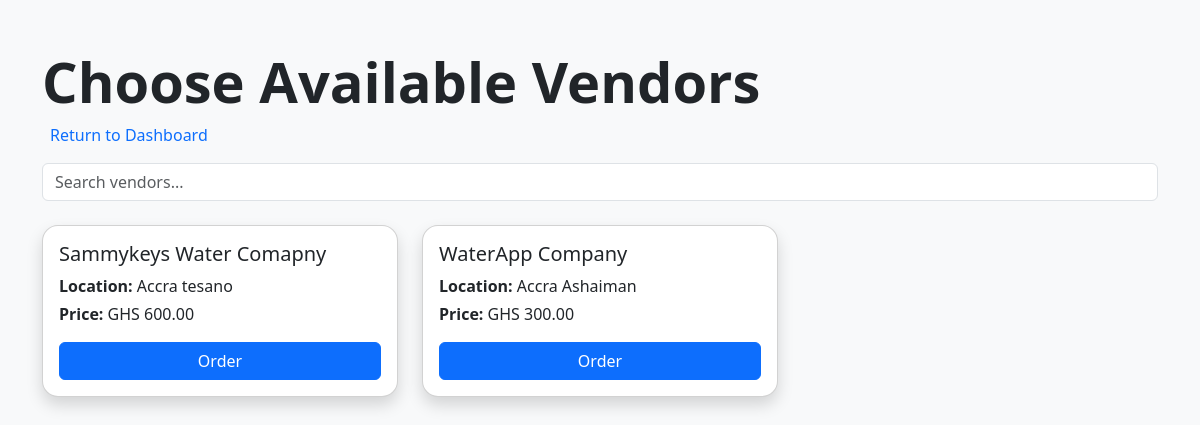
/customer/vendors/ (signed in), run on an earlier commit of the app's database.
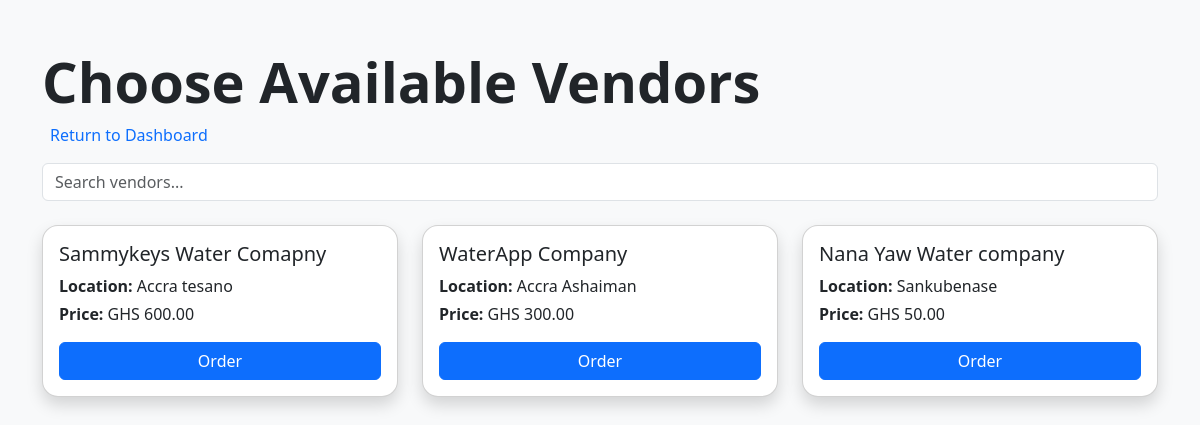
And on a later commit of the database.
### authentication/models.py (models this page shows, shortened)
class Vendor(models.Model):
    vendor_id = UniqueIDField(primary_key=True, editable=False, unique=True)
    user = models.OneToOneField(User, on_delete=models.CASCADE, related_name="vendor_profile")
    business_name = models.CharField(max_length=100)
    location = models.CharField(max_length=255)
    price_per_liter = models.DecimalField(max_digits=10, decimal_places=2)
    status = models.CharField(max_length=10, choices=DESCIPLINE_CHOICES, default='Active')

### authentication/views.py (the view, shortened to what this page needs)
# urls.py: path('customer/vendors/', Vendors.as_view(), name='vendors'),
@method_decorator((login_required, customer_required), name='dispatch')
class Vendors(View):
    template_name = 'customer/test/order_form.html'
    def get(self,request,*args,**kwargs):
        query = request.GET.get('q')  # <-- get search query from URL
        if query:
            vendors = Vendor.objects.filter(
                Q(name__icontains=query) |
                Q(location__icontains=query) |
                Q(phone__icontains=query)
            )
        else:
           vendors = Vendor.objects.all()
        form = OrderForm()
        context = {'vendors': vendors, 'form': form}
        return render(request, self.template_name,context)

### authentication/forms.py (shortened to what this page needs)
class OrderForm(forms.ModelForm):
    class Meta:
        model = Order
        fields = [
            'customer',
            'vendor',
            'payment_method',
            'litres',
            'tank_type',
        ]
        widgets = {
            'payment_method': forms.Select(attrs={'class': 'form-control'}),
            'tank_type': forms.Select(attrs={'class': 'form-control'}),
            'litres': forms.TextInput(attrs={'class': 'form-control', 'placeholder': 'Enter number of litres'}),
            'customer': forms.Select(attrs={'class': 'form-control'}),
            'vendor': forms.Select(attrs={'class': 'form-control'}),
        }

### packages/id_generator.py (called while the page is built)
def uniqueID():
    random_numbers = [str(random.randint(0, 9)) for _ in range(10)]
    return ''.join(random_numbers)

### templates/customer/test/order_form.html (shortened to what this page needs)
<!DOCTYPE html>
<html lang="en">
<head>
  <link href="https://cdn.jsdelivr.net/npm/bootstrap@5.3.0/dist/css/bootstrap.min.css" rel="stylesheet">
</head>
<body class="bg-light">
<div class="container py-5">
    <h1 class="fw-bold display-4 fade-in">Choose Available Vendors</h1>
    <a href="{% url 'customer_dashboard' %}" class="nav-link active text-primary mb-3">Return to Dashboard</a>
    <div class="mb-4">
      <input type="text" id="searchInput" class="form-control" placeholder="Search vendors...">
    </div>
    <div class="row" id="vendorList">
      {% for vendor in vendors %}
      <div class="col-md-4 mb-4 vendor-item">
        <div class="card p-3 shadow vendor-card">
          <h5 class="card-title">{{ vendor.business_name }}</h5>
          <p class="card-text mb-1"><strong>Location:</strong> {{ vendor.location }}</p>
          <p class="card-text"><strong>Price:</strong> GHS {{ vendor.price_per_liter }}</p>
          <button class="btn btn-primary w-100" onclick="openOrderModal('{{ vendor.vendor_id }}', '{{ vendor.business_name }}', '{{ vendor.price_per_liter }}')">Order</button>
        </div>
      </div>
      {% endfor %}
    </div>
</div>
</body>
</html>

What changed in the data, as far as the page shows it:
added Vendor: business_name "Nana Yaw Water company", location "Sankubenase", price_per_liter "50.00"
